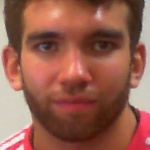
#> input picture Tests/face_rec/train_dir/franco/1.jpg, 150 x 150 px, given in place of sexyman.png, which was not available
$ python detection_blur.py   (older library calls are emulated)
#> lines starting #> are read from the running program, lines starting #| are printed output that depends on the picture; after the words box and inside, x2 and y2 are one past the last pixel; in counts of white or black regions, pixels touching at a corner belong together; pictures that were not available may be replaced by others from this repository, and a replacement may not be noted
# import the necessary packages
from imutils import paths
import argparse
import cv2
def variance_of_laplacian(image):
	# compute the Laplacian of the image and then return the focus
	# measure, which is simply the variance of the Laplacian
	return cv2.Laplacian(image, cv2.CV_64F).var()
# construct the argument parse and parse the arguments

# loop over the input images

# load the image, convert it to grayscale, and compute the
# focus measure of the image using the Variance of Laplacian
# method
image = cv2.imread('sexyman.png')
#> image is the input picture: shape (150, 150, 3); mean B, G, R 79.7, 95.3, 150.3
gray = cv2.cvtColor(image, cv2.COLOR_BGR2GRAY)
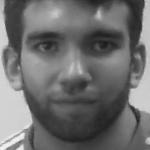
#> gray: shape (150, 150); min 26, max 243, mean 110
fm = variance_of_laplacian(gray)
#> fm = 130.2
text = "Not Blurry"
# if the focus measure is less than the supplied threshold,
# then the image should be considered "blurry"
if fm < 100:
	text = "Blurry"
# show the image
cv2.putText(image, "{}: {:.2f}".format(text, fm), (10, 30),
	cv2.FONT_HERSHEY_SIMPLEX, 0.8, (0, 0, 255), 3)
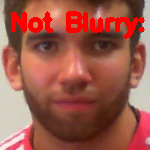
#> image: shape (150, 150, 3); 6.71% of pixels changed, all inside (x1, y1, x2, y2) = (11, 11, 145, 39)
cv2.imshow("Image", image)
key = cv2.waitKey(0)
#> (key Esc is pressed here)

$ run again, on Tests/face_rec/train_dir/franco/2.jpg
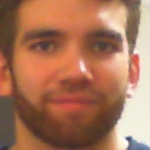
#> input picture Tests/face_rec/train_dir/franco/2.jpg, 150 x 150 px, given in place of sexyman.png, which was not available
#> image is the input picture: shape (150, 150, 3); mean B, G, R 89.9, 116.3, 168.4
#> `gray = cv2.cvtColor(image, cv2.COLOR_BGR2GRAY)`:
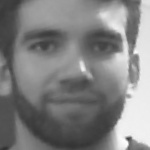
#> gray: shape (150, 150); min 49, max 253, mean 128.9
#> fm = 53.78
#> `cv2.putText(image, "{}: {:.2f}".format(text, fm), (10, 30), cv2.FONT_H..`:
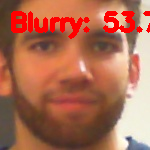
#> image: shape (150, 150, 3); 6.48% of pixels changed, all inside (x1, y1, x2, y2) = (11, 11, 150, 39)
